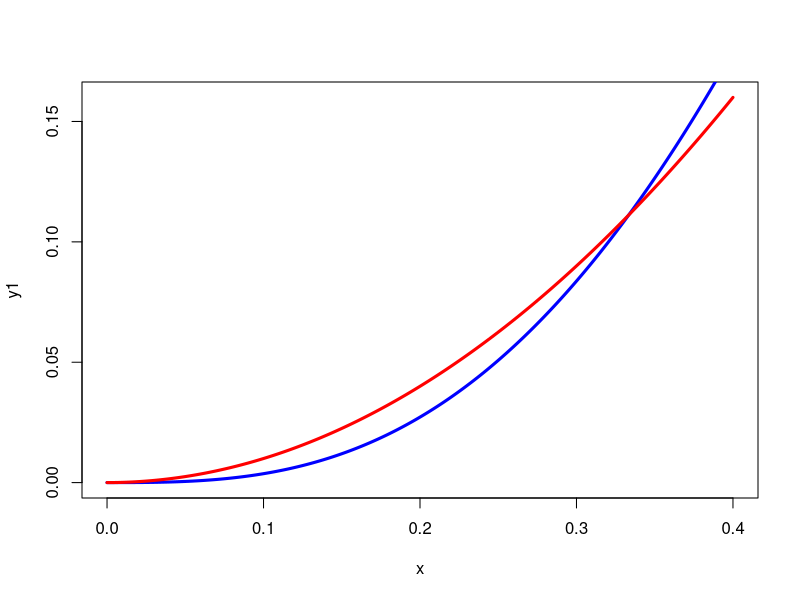

Source code (R):
# plot the functions y1 and y2 from 0-0.4
x  <- seq(0, 0.4, 0.001)
y1 <- (x)^2
y2 <- (x)^4 + 4*(1-(x))*(x)^3

plot(x,y1,type="l",col="red")
lines(x,y2,col="blue", lwd=3)
lines(x,y1,col="red", lwd=3)
